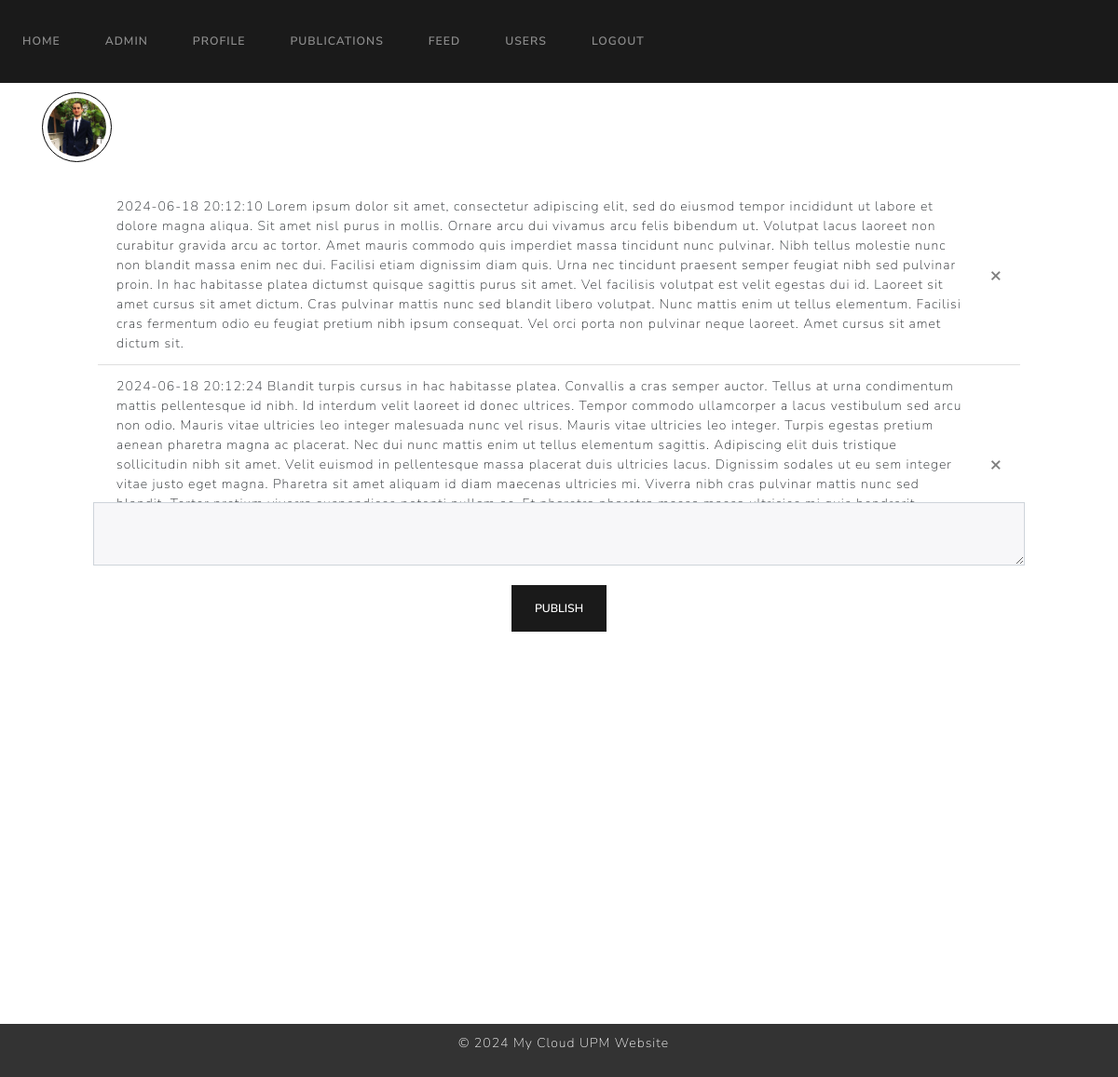
Page /publications (signed in) on the committed database.
### website/models.py (models this page shows)
class User(UserMixin, db.Model):
    id = db.Column(db.Integer, primary_key=True)
    name = db.Column(db.String(100), unique=True, nullable=False)
    surname = db.Column(db.String(100), unique=True, nullable=False)
    email = db.Column(db.String(100), unique=True, nullable=False)
    password = db.Column(db.String(100), nullable=False)
    role = db.Column(db.Integer, nullable=False, default=1)  # 0 para admin, 1 para usuario regular
    is_blocked = db.Column(db.Boolean, nullable=False, default=False)  # Nuevo campo para indicar si el usuario está bloqueado
    profile_pic = db.Column(db.String(150), default='default.jpg')
    publications = db.relationship('Publication')
    login_records = db.relationship('LoginRecord')

class Publication(db.Model):
    id = db.Column(db.Integer, primary_key=True)
    content = db.Column(db.Text, nullable=False)
    date = db.Column(db.DateTime(timezone=True), default=func.now())
    user_id = db.Column(db.Integer, db.ForeignKey('user.id'), nullable=False)

### website/views.py (the view, shortened to what this page needs)
@views.route('/publications', methods=['GET', 'POST'])
@login_required
def publications():
    return render_template("publications.html", user=current_user)

### website/templates/publications.html (shortened to what this page needs)
{% extends "base.html" %}
{% block content %}
<div style="margin-right: 20px;">
    {% if user.profile_pic %}
        <img src="{{ url_for('static', filename='profile_pics/' + user.profile_pic) }}" alt="Profile Picture" class="profile-pic">
    {% else %}
        <img src="{{ url_for('static', filename='profile_pics/default.jpg') }}" alt="Default Profile Picture" class="profile-pic">
    {% endif %}
</div>
<div style="height: 345px; overflow-y: auto; padding: 5px; max-width: 1000px; margin: auto; margin-top: 20px;">
    <ul class="list-group list-group-flush" id="publications">
        {% for publication in user.publications %}
        <li class="list-group-item">
            <div style="display: flex; justify-content: space-between;">
                <span>{{ publication.date }} {{ publication.content }}</span>
                {% if user.email == current_user.email %}
                <button type="button" class="close" style="margin-left: 20px;" onclick="deletePublication('{{publication.id}}')">
                    <span aria-hidden="true">&times;</span>
                </button>
                {% endif %}
            </div>
        </li>
        {% endfor %}
    </ul>
</div>
{% if user.email == current_user.email %}
<form method="post" style="max-width: 1000px; margin: auto;">
    <textarea name="publication" class="form-control"></textarea>
    <br />
    <div align="center">
        <button type="submit" class="btn btn-primary">Publish</button>
    </div>
    {% endif %}
</form>
{% endblock %}

### website/templates/publications.html (style rules this page uses)
.profile-pic { width: 75px; height: 75px; object-fit: cover; border: 1px solid black; padding: 5px; margin-top: 10px; border-radius: 50%; }

### rows in the picture
User: profile_pic (picture)
Publication: date "2024-06-18 20:12:10", content "Lorem ipsum dolor sit amet, consectetur adipiscing elit, sed do eiusmod tempor incididunt ut labore et dolore magna aliqua. Sit amet nisl purus in mollis. Ornare arcu dui vivamus arcu felis bibendum ut. Volutpat lacus laoreet non curabitur gravida arcu ac tortor. Amet mauris commodo quis imperdiet massa tincidunt nunc pulvinar. Nibh tellus molestie nunc non blandit massa enim nec dui. Facilisi etiam dignissim diam quis. Urna nec tincidunt praesent semper feugiat nibh sed pulvinar proin. In hac habitasse platea dictumst quisque sagittis purus sit amet. Vel facilisis volutpat est velit egestas dui id. Laoreet sit amet cursus sit amet dictum. Cras pulvinar mattis nunc sed blandit libero…"
Publication: date "2024-06-18 20:12:24", content "Blandit turpis cursus in hac habitasse platea. Convallis a cras semper auctor. Tellus at urna condimentum mattis pellentesque id nibh. Id interdum velit laoreet id donec ultrices. Tempor commodo ullamcorper a lacus vestibulum sed arcu non odio. Mauris vitae ultricies leo integer malesuada nunc vel risus. Mauris vitae ultricies leo integer. Turpis egestas pretium aenean pharetra magna ac placerat. Nec dui nunc mattis enim ut tellus elementum sagittis. Adipiscing elit duis tristique sollicitudin nibh sit amet. Velit euismod in pellentesque massa placerat duis ultricies lacus. Dignissim sodales ut eu sem integer vitae justo eget magna. Pharetra sit amet aliquam id diam maecenas ultricies mi.…"
